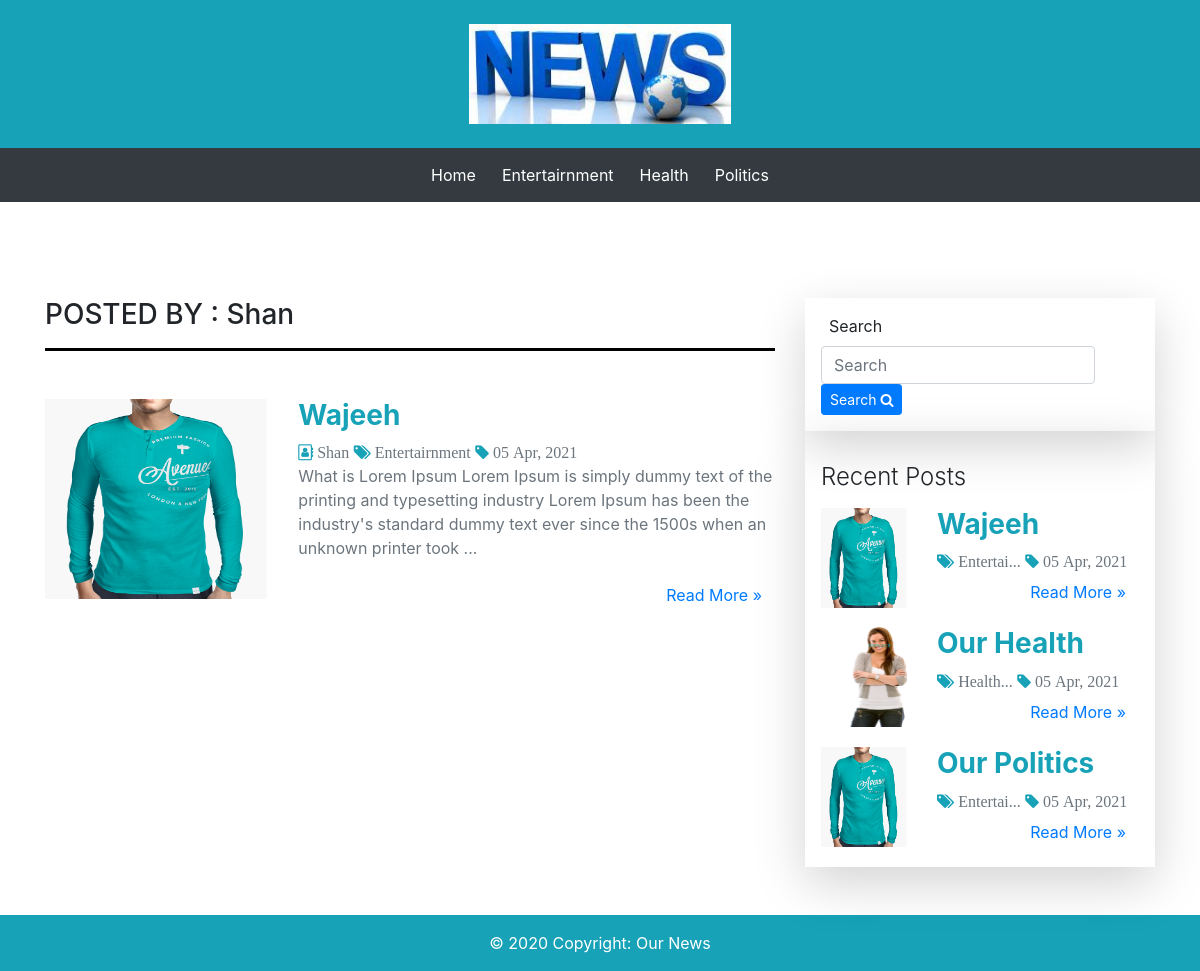
/author.php?author_id=28, run on the app's committed database.
### tables this page shows
CREATE TABLE `category` (
  `cat_id` int(11) NOT NULL,
  `category_name` varchar(255) NOT NULL,
  `post` int(11) NOT NULL
);

CREATE TABLE `post` (
  `post_id` int(11) NOT NULL,
  `title` varchar(255) NOT NULL,
  `description` varchar(1000) NOT NULL,
  `category` varchar(255) NOT NULL,
  `post_date` varchar(255) NOT NULL,
  `author` varchar(255) NOT NULL,
  `post_img` varchar(255) NOT NULL
);

### author.php (the view, shortened to what this page needs)
<!doctype html>
<html lang="en">
  <head>
    <link rel="stylesheet" href="https://stackpath.bootstrapcdn.com/bootstrap/4.3.1/css/bootstrap.min.css">
  <link rel="stylesheet" href="https://cdnjs.cloudflare.com/ajax/libs/font-awesome/4.7.0/css/font-awesome.min.css">
  </head>
  <body>
     <?php include "include/main-page-header.php" ?>
     <div class="container mt-5 pt-5 mb-5">
    <div class="row">
      <div class="col-md-8">
      <?php
        include "include/config.php";
             $author_id = $_GET['author_id'];
             $sql1 = "SELECT * FROM `user-table` Where `user_id`  = '{$author_id}'";
             $result1 = mysqli_query($con,$sql1);
                $row1 =  mysqli_fetch_assoc($result1);
      ?>
      <h3>POSTED BY : <?php echo $row1 ['name']?></h3>
      <hr>
      <?php
        include "include/config.php";
        $author_id1 = $_GET['author_id'];
        $sql = "SELECT `post`.`post_img` , `post`.`post_id` , `post`.`title` , `post`.`description`,`user-table`.`name`,`category`.`category_name`, `post`.`post_date` , `post`.`author` FROM `post`
        LEFT JOIN category ON `post`.`category` = `category`.`cat_id`
        LEFT JOIN `user-table` ON `post`.`author` = `user-table`.`user_id` WHERE
          `user_id` = '{$author_id1}' ORDER BY `post`.`post_id` DESC ;";
            $result =  mysqli_query($con,$sql);
        if(mysqli_num_rows($result)){
            while($row = mysqli_fetch_assoc($result)){
        ?>
            <div class="row mt-5">
              <div class="col-md-4">
                <img src="admin/images/<?php echo $row['post_img'] ?>" class="w-100" height="200px" alt="">
              </div>
              <div class="col-md-8">
              <h3 class=" font-weight-bold text-decoration-none text-info"><?php echo $row['title'] ?></h3>
                <i class="fa fa-address-book-o text-info"> <span class="text-muted"><?php echo $row['name'] ?></span></i>
                <i class="fa fa-tags text-info"> <span class="text-muted"><?php echo $row['category_name'] ?></span></i>
                <i class="fa fa-tag text-info"> <span class="text-muted"><?php echo $row['post_date'] ?></span></i>
                <p class="text-muted"><?php echo substr($row['description'], 0,200).'...' ?></p>
                <a href="single-page.php?post_id=<?php echo $row['post_id']?>" class="btn float-right text-primary">Read More &#187;</a>
              </div>
            </div>
                 <?php
                  }
                }
                 ?>
      </div>
      <div class="col-md-4">
        <?php include "include/side-bar.php" ?>
      </div>
    </div>
  <?php include "include/footer.php" ?>
  </body>
</html>

### include/main-page-header.php
<div class="container-fluid ">
<div class="row bg-info p-4 justify-content-center">
<a href="index.php" class="text-white text-decoration-none"><img src="images/news.jpg" height="100px" alt=""></a>
</div>
<div class="row bg-dark p-2 justify-content-center">
<a href="index.php" role="button" class="btn btn-dark btn-md">Home</a>
<?php
include "include/config.php";
$sql = "SELECT * From category Where post > 0 ";
$result = mysqli_query($con , $sql);
if(mysqli_num_rows($result)){
   while($row = mysqli_fetch_assoc($result)){
?>
   <a href="category.php?cid=<?php echo $row['cat_id'] ?>" role="button" class="btn btn-dark btn-md"><?php echo $row['category_name'] ?></a>
<?php
   }}
?>
</div>
</div>

### include/side-bar.php
<div class="search-div p-3 shadow-lg" >
<label for="" class="pl-2">Search</label>
<div class="input-group">
<form action="search.php"method="GET" class="form-inline">
<input type="text" name="search" class="form-control" placeholder="Search">
<button  class="btn btn-primary btn-sm">Search <i class="fa fa-search text-white"></i></button>
</form>
  </div>
</div>
  <div class="search-div p-3 shadow-lg">
  <h4 class="font-weight-light mt-3">Recent Posts</h4>
  <?php
        include "include/config.php";
        $limit = 3 ;
        $sql = "SELECT `post`.`post_img` , `post`.`post_id` , `post`.`title` , `post`.`description`,`user-table`.`name`,`category`.`category_name`,`category`.`cat_id`, `post`.`post_date` , `post`.`author` From `post`
          LEFT JOIN category ON `post`.`category` = `category`.`cat_id`
          LEFT JOIN `user-table` ON `post`.`author` = `user-table`.`user_id` ORDER BY `post`.`post_id` DESC LIMIT {$limit}";
        $result = mysqli_query($con, $sql);
        if (mysqli_num_rows($result)) {
          while ($row  = mysqli_fetch_assoc($result)) {
      ?>
  <div class="row mt-3">
  <div class="col-md-4 ">
                <img src="admin/images/<?php echo $row['post_img'] ?>" class="w-100" height="100px" alt="">
              </div>
              <div class="col-md-8">
              <a href="single-page.php?post_id=<?php echo $row['post_id']?>" class="text-decoration-none text-info"><h3 class=" font-weight-bold"><?php echo $row['title'] ?></h3></a>
              <a href="category.php?cid=<?php echo $row['cat_id']  ?>">  <i class="fa fa-tags text-info"> <span class="text-muted"><?php echo substr($row['category_name'], 0,8),'...'  ?></span></i></a>
                <i class="fa fa-tag text-info"> <span class="text-muted"><?php echo $row['post_date'] ?></span></i>
                <a href="single-page.php?post_id=<?php echo $row['post_id']?>" class="btn float-right text-primary">Read More &#187;</a>
              </div>
  </div>
  <?php
          }
        }
        ?>
  </div>
  </div>

### author.php (style rules this page uses)
hr { height: 2px; background: #000; }

### data on the page
category: category_name "Entertairnment"
category: category_name "Health"
category: category_name "Politics"
user-table: name "Shan"
post: post_img (picture), title "Wajeeh", user-table.name "Shan", category.category_name "Entertairnment", post_date "05 Apr, 2021", description "What is Lorem Ipsum Lorem Ipsum is simply dummy text of the printing and typesetting industry Lorem Ipsum has been the industry's standard dummy text ever since the 1500s when an unknown printer took", category.category_name "Entertai"
post: post_img (picture), title "Our Health", category.category_name "Health", post_date "05 Apr, 2021"
post: post_img (picture), title "Our Politics", category.category_name "Entertai", post_date "05 Apr, 2021"
